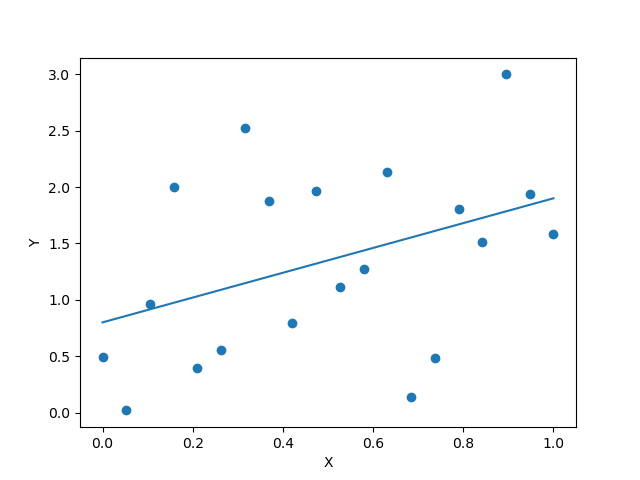

This chart was generated by the following Python code:
import numpy as np
import pylab as plt


def func(x,a,b):
    return a*x+b

f=open("./datapoints.csv")

A=f.readlines()

X=np.array([float(a.split(",")[0]) for a in A[1:]])
Ytrue=np.array([float(a.split(",")[1]) for a in A[1:]])



b=-3

for j in range(61):

    a=10
    for i in range(100):
        
    
        Ynew=func(X,a,b)
    
        MSEnew=1/len(Ytrue)*np.sum((Ytrue-Ynew)**2)
    
        if i==0 and j==0:
            MSE=MSEnew
            aopt=a
        else:
            if MSEnew<MSE: 
                MSE=MSEnew
                aopt=a
                bopt=b
    
        a-=0.1

    b+=0.1    

print("a_opt, b_opt and the corresponding MSE are ", round(aopt,1),round(bopt,1) ,MSE)


plt.scatter(X,Ytrue)
plt.plot(X,func(X,aopt,bopt))
plt.xlabel("X")
plt.ylabel("Y")
plt.savefig("task6.png")
plt.show()
